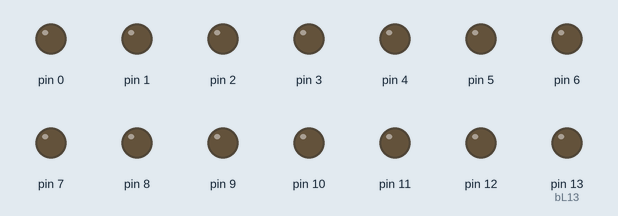
The sketch below on a simulated Arduino Uno, built with avr-gcc and run on an emulated ATmega328P. Shown: output pins drawn as LEDs (lit = HIGH). Dashed ring = blinking.

Above: at 1.0 s.
At 2.85 s:
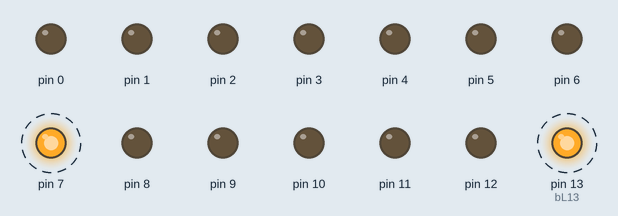
Timing chart, 0 to 3.1 s (numbered marks = the images above):
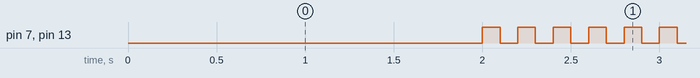

Measured:
- by itself, pin 7, pin 13 (bL13): LOW → HIGH at 2.0 s, → LOW 0.10 s later, → HIGH 0.10 s later, → LOW 0.10 s later, … (1280 changes in this stretch)

The sketch:

manchester_test_6_button_simulator.ino
```cpp
/*
 *
 * Simulateur de boutons pour RF433
 *
 */

#include <avr/io.h>
#include <util/delay.h>

// PORTB5 -> LED du board Diduino – Arduino
#define bL13 PORTB5
#define      L13Read   bitRead (  PINB, bL13 )
#define      L13Set    bitSet  ( PORTB, bL13 )
#define      L13Clear  bitClear( PORTB, bL13 )
#define      L13Toggle PORTB ^= 1<<bL13

#define B1Set bitSet ( PORTD, 7 )
#define B2Set bitSet ( PORTD, 6 )
#define B3Set bitSet ( PORTD, 5 )
#define B4Set bitSet ( PORTD, 4 )

#define B1Clear bitClear ( PORTD, 7 )
#define B2Clear bitClear ( PORTD, 6 )
#define B3Clear bitClear ( PORTD, 5 )
#define B4Clear bitClear ( PORTD, 4 )

const int delay1 = 100;
const int delay2 = 2000;

void B1SetOnly()
{
    B1Set;   B2Clear; B3Clear; B4Clear;     L13Set;    _delay_ms( delay1 ); L13Clear; _delay_ms( delay1 );
}
void B2SetOnly()
{
    B1Clear; B2Set;   B3Clear; B4Clear;     L13Set;    _delay_ms( delay1 ); L13Clear; _delay_ms( delay1 );
}
void B3SetOnly()
{
    B1Clear; B2Clear; B3Set;   B4Clear;     L13Set;    _delay_ms( delay1 ); L13Clear; _delay_ms( delay1 );
}
void B4SetOnly()
{
    B1Clear; B2Clear; B3Clear; B4Set;       L13Set;    _delay_ms( delay1 ); L13Clear; _delay_ms( delay1 );
}
void BClearAll()
{
    B1Clear; B2Clear; B3Clear; B4Clear;     L13Clear;  _delay_ms( delay2 );
}

int main( void )
{
    DDRB = 0b11111111;
    DDRD = 0b11111111;
    BClearAll();
    while( true )
    {
        B1Set;   B2Clear; B3Clear; B4Clear;     L13Set;    _delay_ms( 100 );
        B1Clear; B2Clear; B3Clear; B4Clear;     L13Clear;  _delay_ms( 100 );

        // B1SetOnly();
        // B2SetOnly();
        // B3SetOnly();
        // B4SetOnly();
        // BClearAll();

        // B2SetOnly();
        // B3SetOnly();
        // B4SetOnly();
        // B1SetOnly();
        // BClearAll();

        // B3SetOnly();
        // B4SetOnly();
        // B1SetOnly();
        // B2SetOnly();
        // BClearAll();

        // B4SetOnly();
        // B1SetOnly();
        // B2SetOnly();
        // B3SetOnly();
        // BClearAll();
    }
    return 0;
}
```
